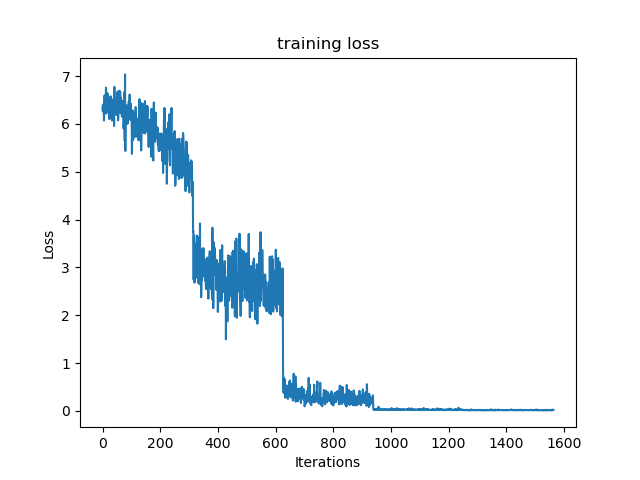

This figure's Python source:
import torch
import torch.nn as nn
import torch.optim as optim
import torch.nn.functional as F
import torchvision.transforms as transforms
from torchvision.datasets import ImageFolder
from torch.utils.data import DataLoader
import matplotlib.pyplot as plt

devicee = torch.device("cuda" if torch.cuda.is_available() else "cpu")

# 相较于cnn601，cnn603网络层数更多，宽度更小

# 定义卷积神经网络模型
class Net(nn.Module):
    def __init__(self):
        super(Net, self).__init__()
        self.conv1 = nn.Sequential(
            nn.Conv2d(3, 16, 5, 1, 1,), nn.ReLU(), nn.MaxPool2d(2, 2),nn.BatchNorm2d(16)
        )
        self.conv2 = nn.Sequential(
            nn.Conv2d(16, 32, 5, 1, 1), nn.ReLU(), nn.MaxPool2d(2, 2),nn.BatchNorm2d(32)
        )
        self.conv3 = nn.Sequential(
            nn.Conv2d(32, 64, 3, 1, 1), nn.ReLU(),nn.MaxPool2d(2),nn.BatchNorm2d(64)
        )
        self.conv4 = nn.Sequential(
            nn.Conv2d(64, 128, 3, 1, 1), nn.ReLU(),nn.MaxPool2d(2),nn.BatchNorm2d(128)
        )
        self.conv5 = nn.Sequential(
            nn.Conv2d(128, 256, 3, 1, 1,), nn.ReLU(),nn.MaxPool2d(2),nn.BatchNorm2d(256)
        )
        self.conv6 = nn.Sequential(
            nn.Conv2d(256, 512, 3, 1, 1), nn.ReLU(),nn.MaxPool2d(2),nn.BatchNorm2d(512)
        )
        self.conv7 = nn.Sequential(
            nn.Conv2d(512, 1024, 3, 1, 1), nn.ReLU(),nn.BatchNorm2d(1024)
        )
        self.conv8 = nn.Sequential(
            nn.Conv2d(1024, 2048, 3, 1, 1), nn.ReLU(),nn.BatchNorm2d(2048)
        )
        self.conv9 = nn.Sequential(
            nn.Conv2d(2048, 8192, 3, 1, 1), nn.ReLU(),nn.BatchNorm2d(8192)
        )
        # self.conv10 = nn.Sequential(
        #     nn.Conv2d(4096, 6144, 3, 1, 1), nn.ReLU(),nn.MaxPool2d(2),nn.BatchNorm2d(8192)
        # )
        self.fc1 = nn.Linear(8192*9, 1024)
        self.fc2 = nn.Linear(1024, 500)

    def forward(self, x):
        x = self.conv1(x)
        x = self.conv2(x)
        x = self.conv3(x)
        x = self.conv4(x)
        x = self.conv5(x)
        x = self.conv6(x)
        x = self.conv7(x)
        x = self.conv8(x)
        x = self.conv9(x)
        # x = self.conv10(x)
        # print(x.shape)
        x = x.view(x.size(0), -1)  # 展平多维的卷积图层
        x = self.fc1(x)
        x = self.fc2(x)
        return x


# 加载数据集
transform = transforms.Compose([transforms.Resize((224, 224)), transforms.ToTensor()])
train_dataset = ImageFolder("./face_classification_500/train_sample", transform=transform)
train_loader = DataLoader(train_dataset, batch_size=16, shuffle=True)
dev_dataset = ImageFolder("./face_classification_500/dev_sample", transform=transform)
dev_loader = DataLoader(dev_dataset, batch_size=16, shuffle=False)
test_dataset = ImageFolder("./face_classification_500/test_sample", transform=transform)
test_loader = DataLoader(test_dataset, batch_size=16, shuffle=False)

# 定义损失函数和优化器
net = Net().to(devicee)
criterion = nn.CrossEntropyLoss().to(devicee)
optimizer = optim.SGD(net.parameters(), lr=0.01)
scheduler = torch.optim.lr_scheduler.StepLR(optimizer, step_size=1, gamma=0.7)
train_loss = []

# 训练模型
for epoch in range(5):  # 多次循环数据集
    running_loss = 0.0
    for i, data in enumerate(train_loader, 0):
        # 获取输入数据
        inputs, labels = data
        inputs = inputs.to(devicee)
        labels = labels.to(devicee)

        # 梯度清零
        optimizer.zero_grad()

        # 正向传递
        outputs = net(inputs)
        loss = criterion(outputs, labels)

        # 反向传递和优化
        loss.backward()
        optimizer.step()

        # 输出统计信息
        train_loss.append(loss.item())
        running_loss += loss.item()
        if i % 10 == 9:
            # 每10个小批次打印一次统计信息
            print("[%d, %5d] loss: %.5f" % (epoch + 1, i + 1, running_loss / 100))
            running_loss = 0.0
    scheduler.step()
    correct = 0
    total = 0
    with torch.no_grad():
        for data in dev_loader:
            inputs, labels = data
            inputs = inputs.to(devicee)
            labels = labels.to(devicee)
            outputs = net(inputs)
            _, predicted = torch.max(outputs.data, 1)
            total += labels.size(0)
            correct += (predicted == labels).sum().item()
    print("Accuracy of the network on the dev images: %d %%" % (100 * correct / total))
    correct = 0
    total = 0
    with torch.no_grad():
        for data in test_loader:
            inputs, labels = data
            inputs = inputs.to(devicee)
            labels = labels.to(devicee)
            outputs = net(inputs)
            _, predicted = torch.max(outputs.data, 1)
            total += labels.size(0)
            correct += (predicted == labels).sum().item()
    print("Accuracy of the network on the test images: %d %%" % (100 * correct / total))

plt.plot(train_loss)
plt.title("training loss")
plt.xlabel("Iterations")
plt.ylabel("Loss")
plt.show()
